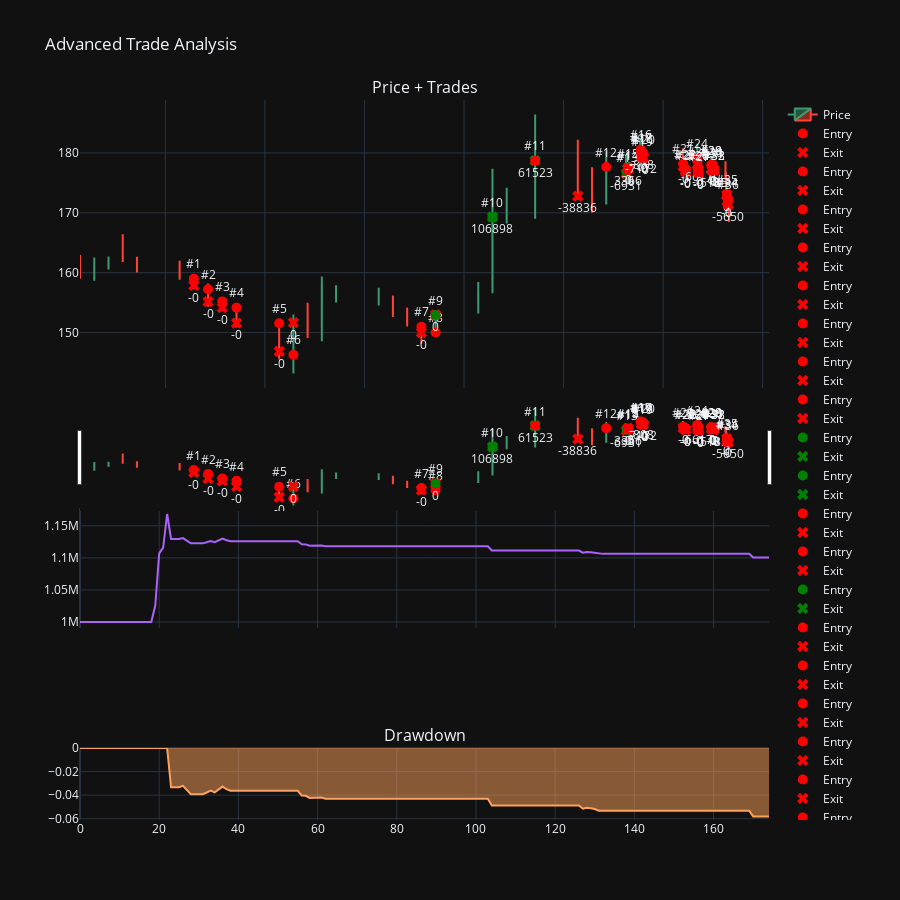

The cell this chart's notebook holds for it:
### Code cell
# =========================
# HYBRID ML + TREND BAR STRATEGY WITH ADVANCED TRADE VISUALIZATION
# =========================

import pandas as pd
import numpy as np
from math import sqrt
from sklearn.linear_model import LogisticRegression
from xgboost import XGBClassifier
from hmmlearn.hmm import GaussianHMM
import plotly.graph_objects as go
from plotly.subplots import make_subplots
from openalgo import api

# =========================
# CONFIG
# =========================
SYMBOL = "IRCON"
EXCHANGE = "NSE"

TRAIN_INTERVAL = "D"
TEST_INTERVAL = "15m"

TRAIN_START = "2025-11-01"
TRAIN_END   = "2025-12-31"

TEST_START  = "2026-01-01"
TEST_END    = "2026-01-08"

INITIAL_CAPITAL = 1_000_000
RISK_PER_TRADE = 0.005
STOP_LOSS_PCT = 0.005
TAKE_PROFIT_PCT = 0.028

NEWS_WINDOWS = [
    ("2026-01-05 10:00:00", "2026-01-05 11:00:00"),
]

OPENALGO_KEY = "02b4c23ab2a45a49fa11870d21833e57ec649d00435b78e0634a0958d2b41137"
OPENALGO_HOST = "http://127.0.0.1:5000"

client = api(api_key=OPENALGO_KEY, host=OPENALGO_HOST)

# =========================
# INDICATORS
# =========================

def compute_atr(df, n=14):
    hl = df["high"] - df["low"]
    hc = abs(df["high"] - df["close"].shift())
    lc = abs(df["low"] - df["close"].shift())
    tr = pd.concat([hl, hc, lc], axis=1).max(axis=1)
    return tr.rolling(n).mean()


def compute_rsi(series, n=14):
    delta = series.diff()
    gain = delta.clip(lower=0).rolling(n).mean()
    loss = (-delta.clip(upper=0)).rolling(n).mean()
    rs = gain / loss
    return 100 - (100 / (1 + rs))

# =========================
# FEATURES
# =========================

def create_features(df):
    df = df.copy()
    df["ret1"] = df["close"].pct_change()
    df["ret3"] = df["close"].pct_change(3)
    df["ema50"] = df["close"].ewm(span=50).mean()
    df["ema_dist"] = (df["close"] - df["ema50"]) / df["ema50"]
    df["rsi"] = compute_rsi(df["close"])
    df["atr"] = compute_atr(df)
    df["atr_pct"] = df["atr"] / df["close"]
    df["vol_chg"] = df["volume"].pct_change()
    df["y"] = np.where(df["close"].shift(-1) > df["close"], 1, 0)
    return df.dropna()

# =========================
# REGIME DETECTION
# =========================

def detect_regime(df):
    X = np.column_stack([df["ret1"], df["atr_pct"]])
    hmm = GaussianHMM(n_components=3, n_iter=200)
    hmm.fit(X)
    df["regime"] = hmm.predict(X)
    return df

# =========================
# NEWS FILTER
# =========================

def filter_news(df):
    mask = pd.Series(True, index=df.index)
    for start_str, end_str in NEWS_WINDOWS:
        mask.loc[pd.Timestamp(start_str):pd.Timestamp(end_str)] = False
    return mask

# =========================
# TREND BAR SIGNAL
# =========================

def trend_bar_signals(df):
    prev_high = df["high"].shift(1)
    prev_low = df["low"].shift(1)
    sig = np.zeros(len(df))
    sig[df["close"] > prev_high] = 1
    sig[df["close"] < prev_low] = -1
    return sig

# =========================
# BACKTEST ENGINE
# =========================

def backtest_hybrid(df, signals, risk_per_trade, stop_loss_pct, take_profit_pct):
    capital = INITIAL_CAPITAL
    position = 0
    entry_price = 0
    entry_time = None
    trade_log = []
    equity_curve = []
    pending_short = False

    for i in range(1, len(df) - 1):
        price = df.iloc[i]["close"]
        time = df.index[i]

        equity_curve.append(capital + (position * (price - entry_price) if position != 0 else 0))

        if position > 0:
            sl = entry_price * (1 - stop_loss_pct)
            tp = entry_price * (1 + take_profit_pct)
            if price <= sl or price >= tp or signals[i] == -1:
                pnl = position * (price - entry_price)
                capital += pnl
                trade_log.append([entry_time, time, "LONG(CNC)", entry_price, price, pnl])
                position = 0

        if pending_short:
            entry_price_s = df.iloc[i+1]["open"]
            exit_price_s = df.iloc[i+1]["close"]
            pnl = -position * (exit_price_s - entry_price_s)
            capital += pnl
            trade_log.append([df.index[i+1], df.index[i+1], "SHORT(MIS)", entry_price_s, exit_price_s, pnl])
            pending_short = False

        if position == 0:
            if signals[i] == 1:
                risk_amount = capital * risk_per_trade
                qty = risk_amount / (price * stop_loss_pct)
                position = qty
                entry_price = price
                entry_time = time
            elif signals[i] == -1:
                pending_short = True

    return capital, equity_curve, trade_log

# =========================
# DATA FETCH
# =========================

def get_data(start, end, interval):
    df = client.history(symbol=SYMBOL, exchange=EXCHANGE, interval=interval, start_date=start, end_date=end)
    df.index = pd.to_datetime(df.index).tz_localize(None)
    return df

# =========================
# ML MODELS
# =========================

MODELS = {
    "logistic": LogisticRegression(max_iter=500),
    "xgb": XGBClassifier(n_estimators=150, max_depth=3, verbosity=0)
}


def select_model(train_df, features):
    best_model, best_name, best_score = None, None, -999

    for name, model in MODELS.items():
        model.fit(train_df[features], train_df["y"])
        preds = model.predict(train_df[features])
        sigs = np.where(preds == 1, 1, -1)
        _, equity_curve, _ = backtest_hybrid(train_df, sigs, RISK_PER_TRADE, STOP_LOSS_PCT, TAKE_PROFIT_PCT)
        returns = pd.Series(equity_curve).pct_change().dropna()
        sharpe = sqrt(252) * returns.mean() / returns.std() if returns.std() != 0 else 0

        if sharpe > best_score:
            best_model, best_name, best_score = model, name, sharpe

    return best_model, best_name

# =========================
# ADVANCED VISUALIZATION
# =========================

def plot_advanced(df, trades_df, equity_curve):
    trades_df = trades_df.copy()
    trades_df["Trade #"] = np.arange(1, len(trades_df) + 1)

    fig = make_subplots(rows=3, cols=1, shared_xaxes=True,
                        subplot_titles=["Price + Trades", "Equity Curve", "Drawdown"],
                        row_heights=[0.6, 0.25, 0.15])

    # Candles
    fig.add_trace(go.Candlestick(x=df.index, open=df.open, high=df.high,
                                 low=df.low, close=df.close, name="Price"), row=1, col=1)

    # Trade markers
    for _, t in trades_df.iterrows():
        color = "green" if t["PnL"] > 0 else "red"
        fig.add_trace(go.Scatter(
            x=[t["Entry Time"]], y=[t["Entry Price"]],
            mode="markers+text",
            text=[f"#{t['Trade #']}"],
            textposition="top center",
            marker=dict(size=10, color=color),
            name="Entry",
            hovertext=f"Trade #{t['Trade #']}<br>Type: {t['Type']}<br>PnL: {t['PnL']:.2f}"
        ), row=1, col=1)

        fig.add_trace(go.Scatter(
            x=[t["Exit Time"]], y=[t["Exit Price"]],
            mode="markers+text",
            text=[f"{t['PnL']:.0f}"],
            textposition="bottom center",
            marker=dict(size=10, color=color, symbol="x"),
            name="Exit",
            hovertext=f"Exit Price: {t['Exit Price']}"
        ), row=1, col=1)

    # Equity
    fig.add_trace(go.Scatter(y=equity_curve, name="Equity"), row=2, col=1)

    equity_series = pd.Series(equity_curve)
    drawdown = equity_series / equity_series.cummax() - 1

    fig.add_trace(go.Scatter(y=drawdown, name="Drawdown", fill="tozeroy"), row=3, col=1)

    fig.update_layout(template="plotly_dark", height=900, title="Advanced Trade Analysis")
    fig.show()

# =========================
# MAIN
# =========================

def main():
    df_train = get_data(TRAIN_START, TRAIN_END, TRAIN_INTERVAL)
    df_test = get_data(TEST_START, TEST_END, TEST_INTERVAL)

    full_raw = pd.concat([df_train, df_test]).sort_index()
    full_feat = detect_regime(create_features(full_raw))

    FEATURES = ["ret1", "ret3", "ema_dist", "rsi", "atr_pct", "vol_chg", "regime"]

    model, model_name = select_model(full_feat.loc[TRAIN_START:TRAIN_END], FEATURES)
    print(f"Selected ML Model: {model_name.upper()}")

    full_feat["pred"] = model.predict(full_feat[FEATURES])
    full_feat["ml_signal"] = np.where(full_feat["pred"] == 1, 1, -1)
    full_feat["tb_signal"] = trend_bar_signals(full_feat)

    full_feat["hybrid_signal"] = np.where(
        (full_feat.ml_signal == 1) & (full_feat.tb_signal == 1), 1,
        np.where((full_feat.ml_signal == -1) & (full_feat.tb_signal == -1), -1, 0)
    )

    mask = filter_news(full_feat)
    full_feat.loc[~mask, "hybrid_signal"] = 0

    capital, equity_curve, trade_log = backtest_hybrid(
        full_feat, full_feat["hybrid_signal"].values, RISK_PER_TRADE, STOP_LOSS_PCT, TAKE_PROFIT_PCT)

    trades_df = pd.DataFrame(trade_log, columns=["Entry Time", "Exit Time", "Type", "Entry Price", "Exit Price", "PnL"])

    plot_advanced(full_feat, trades_df, equity_curve)


if __name__ == "__main__":
    main()

### Figure 1 — Plotly figure (JSON) as saved in the notebook; plotly's stock layout.template omitted (floating-point values rounded to 4 significant figures; data arrays with more than 128 entries replaced by an {"elided": "..."} marker saying what was removed)
{"data": [{"close": {"elided": "177 float values"}, "high": {"elided": "177 float values"}, "low": {"elided": "177 float values"}, "name": "Price", "open": {"elided": "177 float values"}, "type": "candlestick", "x": {"elided": "177 str values"}, "xaxis": "x", "yaxis": "y"}, {"hovertext": "Trade #1<br>Type: SHORT(MIS)<br>PnL: -0.00", "marker": {"color": "red", "size": 10}, "mode": "markers+text", "name": "Entry", "text": ["#1"], "textposition": "top center", "type": "scatter", "x": ["2025-12-02T00:00:00"], "xaxis": "x", "y": [159], "yaxis": "y"}, {"hovertext": "Exit Price: 157.87", "marker": {"color": "red", "size": 10, "symbol": "x"}, "mode": "markers+text", "name": "Exit", "text": ["-0"], "textposition": "bottom center", "type": "scatter", "x": ["2025-12-02T00:00:00"], "xaxis": "x", "y": [157.9], "yaxis": "y"}, {"hovertext": "Trade #2<br>Type: SHORT(MIS)<br>PnL: -0.00", "marker": {"color": "red", "size": 10}, "mode": "markers+text", "name": "Entry", "text": ["#2"], "textposition": "top center", "type": "scatter", "x": ["2025-12-03T00:00:00"], "xaxis": "x", "y": [157.2], "yaxis": "y"}, {"hovertext": "Exit Price: 155.16", "marker": {"color": "red", "size": 10, "symbol": "x"}, "mode": "markers+text", "name": "Exit", "text": ["-0"], "textposition": "bottom center", "type": "scatter", "x": ["2025-12-03T00:00:00"], "xaxis": "x", "y": [155.2], "yaxis": "y"}, {"hovertext": "Trade #3<br>Type: SHORT(MIS)<br>PnL: -0.00", "marker": {"color": "red", "size": 10}, "mode": "markers+text", "name": "Entry", "text": ["#3"], "textposition": "top center", "type": "scatter", "x": ["2025-12-04T00:00:00"], "xaxis": "x", "y": [155.2], "yaxis": "y"}, {"hovertext": "Exit Price: 154.15", "marker": {"color": "red", "size": 10, "symbol": "x"}, "mode": "markers+text", "name": "Exit", "text": ["-0"], "textposition": "bottom center", "type": "scatter", "x": ["2025-12-04T00:00:00"], "xaxis": "x", "y": [154.2], "yaxis": "y"}, {"hovertext": "Trade #4<br>Type: SHORT(MIS)<br>PnL: -0.00", "marker": {"color": "red", "size": 10}, "mode": "markers+text", "name": "Entry", "text": ["#4"], "textposition": "top center", "type": "scatter", "x": ["2025-12-05T00:00:00"], "xaxis": "x", "y": [154.2], "yaxis": "y"}, {"hovertext": "Exit Price: 151.58", "marker": {"color": "red", "size": 10, "symbol": "x"}, "mode": "markers+text", "name": "Exit", "text": ["-0"], "textposition": "bottom center", "type": "scatter", "x": ["2025-12-05T00:00:00"], "xaxis": "x", "y": [151.6], "yaxis": "y"}, {"hovertext": "Trade #5<br>Type: SHORT(MIS)<br>PnL: -0.00", "marker": {"color": "red", "size": 10}, "mode": "markers+text", "name": "Entry", "text": ["#5"], "textposition": "top center", "type": "scatter", "x": ["2025-12-08T00:00:00"], "xaxis": "x", "y": [151.6], "yaxis": "y"}, {"hovertext": "Exit Price: 146.85", "marker": {"color": "red", "size": 10, "symbol": "x"}, "mode": "markers+text", "name": "Exit", "text": ["-0"], "textposition": "bottom center", "type": "scatter", "x": ["2025-12-08T00:00:00"], "xaxis": "x", "y": [146.8], "yaxis": "y"}, {"hovertext": "Trade #6<br>Type: SHORT(MIS)<br>PnL: 0.00", "marker": {"color": "red", "size": 10}, "mode": "markers+text", "name": "Entry", "text": ["#6"], "textposition": "top center", "type": "scatter", "x": ["2025-12-09T00:00:00"], "xaxis": "x", "y": [146.3], "yaxis": "y"}, {"hovertext": "Exit Price: 151.65", "marker": {"color": "red", "size": 10, "symbol": "x"}, "mode": "markers+text", "name": "Exit", "text": ["0"], "textposition": "bottom center", "type": "scatter", "x": ["2025-12-09T00:00:00"], "xaxis": "x", "y": [151.7], "yaxis": "y"}, {"hovertext": "Trade #7<br>Type: SHORT(MIS)<br>PnL: -0.00", "marker": {"color": "red", "size": 10}, "mode": "markers+text", "name": "Entry", "text": ["#7"], "textposition": "top center", "type": "scatter", "x": ["2025-12-18T00:00:00"], "xaxis": "x", "y": [151.0], "yaxis": "y"}, {"hovertext": "Exit Price: 150.01", "marker": {"color": "red", "size": 10, "symbol": "x"}, "mode": "markers+text", "name": "Exit", "text": ["-0"], "textposition": "bottom center", "type": "scatter", "x": ["2025-12-18T00:00:00"], "xaxis": "x", "y": [150.0], "yaxis": "y"}, {"hovertext": "Trade #8<br>Type: SHORT(MIS)<br>PnL: 0.00", "marker": {"color": "red", "size": 10}, "mode": "markers+text", "name": "Entry", "text": ["#8"], "textposition": "top center", "type": "scatter", "x": ["2025-12-19T00:00:00"], "xaxis": "x", "y": [150.0], "yaxis": "y"}, {"hovertext": "Exit Price: 152.95", "marker": {"color": "red", "size": 10, "symbol": "x"}, "mode": "markers+text", "name": "Exit", "text": ["0"], "textposition": "bottom center", "type": "scatter", "x": ["2025-12-19T00:00:00"], "xaxis": "x", "y": [152.9], "yaxis": "y"}, {"hovertext": "Trade #9<br>Type: LONG(CNC)<br>PnL: 106897.68", "marker": {"color": "green", "size": 10}, "mode": "markers+text", "name": "Entry", "text": ["#9"], "textposition": "top center", "type": "scatter", "x": ["2025-12-19T00:00:00"], "xaxis": "x", "y": [152.9], "yaxis": "y"}, {"hovertext": "Exit Price: 169.3", "marker": {"color": "green", "size": 10, "symbol": "x"}, "mode": "markers+text", "name": "Exit", "text": ["106898"], "textposition": "bottom center", "type": "scatter", "x": ["2025-12-23T00:00:00"], "xaxis": "x", "y": [169.3], "yaxis": "y"}, {"hovertext": "Trade #10<br>Type: LONG(CNC)<br>PnL: 61523.37", "marker": {"color": "green", "size": 10}, "mode": "markers+text", "name": "Entry", "text": ["#10"], "textposition": "top center", "type": "scatter", "x": ["2025-12-23T00:00:00"], "xaxis": "x", "y": [169.3], "yaxis": "y"}, {"hovertext": "Exit Price: 178.71", "marker": {"color": "green", "size": 10, "symbol": "x"}, "mode": "markers+text", "name": "Exit", "text": ["61523"], "textposition": "bottom center", "type": "scatter", "x": ["2025-12-26T00:00:00"], "xaxis": "x", "y": [178.7], "yaxis": "y"}, {"hovertext": "Trade #11<br>Type: LONG(CNC)<br>PnL: -38836.22", "marker": {"color": "red", "size": 10}, "mode": "markers+text", "name": "Entry", "text": ["#11"], "textposition": "top center", "type": "scatter", "x": ["2025-12-26T00:00:00"], "xaxis": "x", "y": [178.7], "yaxis": "y"}, {"hovertext": "Exit Price: 172.77", "marker": {"color": "red", "size": 10, "symbol": "x"}, "mode": "markers+text", "name": "Exit", "text": ["-38836"], "textposition": "bottom center", "type": "scatter", "x": ["2025-12-29T00:00:00"], "xaxis": "x", "y": [172.8], "yaxis": "y"}, {"hovertext": "Trade #12<br>Type: LONG(CNC)<br>PnL: -6930.75", "marker": {"color": "red", "size": 10}, "mode": "markers+text", "name": "Entry", "text": ["#12"], "textposition": "top center", "type": "scatter", "x": ["2025-12-31T00:00:00"], "xaxis": "x", "y": [177.7], "yaxis": "y"}, {"hovertext": "Exit Price: 176.56", "marker": {"color": "red", "size": 10, "symbol": "x"}, "mode": "markers+text", "name": "Exit", "text": ["-6931"], "textposition": "bottom center", "type": "scatter", "x": ["2026-01-01T09:45:00"], "xaxis": "x", "y": [176.6], "yaxis": "y"}, {"hovertext": "Trade #13<br>Type: LONG(CNC)<br>PnL: 3365.61", "marker": {"color": "green", "size": 10}, "mode": "markers+text", "name": "Entry", "text": ["#13"], "textposition": "top center", "type": "scatter", "x": ["2026-01-01T10:30:00"], "xaxis": "x", "y": [176.8], "yaxis": "y"}, {"hovertext": "Exit Price: 177.32", "marker": {"color": "green", "size": 10, "symbol": "x"}, "mode": "markers+text", "name": "Exit", "text": ["3366"], "textposition": "bottom center", "type": "scatter", "x": ["2026-01-01T12:15:00"], "xaxis": "x", "y": [177.3], "yaxis": "y"}, {"hovertext": "Trade #14<br>Type: SHORT(MIS)<br>PnL: 0.00", "marker": {"color": "red", "size": 10}, "mode": "markers+text", "name": "Entry", "text": ["#14"], "textposition": "top center", "type": "scatter", "x": ["2026-01-01T12:45:00"], "xaxis": "x", "y": [177.1], "yaxis": "y"}, {"hovertext": "Exit Price: 177.5", "marker": {"color": "red", "size": 10, "symbol": "x"}, "mode": "markers+text", "name": "Exit", "text": ["0"], "textposition": "bottom center", "type": "scatter", "x": ["2026-01-01T12:45:00"], "xaxis": "x", "y": [177.5], "yaxis": "y"}, {"hovertext": "Trade #15<br>Type: SHORT(MIS)<br>PnL: -0.00", "marker": {"color": "red", "size": 10}, "mode": "markers+text", "name": "Entry", "text": ["#15"], "textposition": "top center", "type": "scatter", "x": ["2026-01-01T13:00:00"], "xaxis": "x", "y": [177.5], "yaxis": "y"}, {"hovertext": "Exit Price: 177.33", "marker": {"color": "red", "size": 10, "symbol": "x"}, "mode": "markers+text", "name": "Exit", "text": ["-0"], "textposition": "bottom center", "type": "scatter", "x": ["2026-01-01T13:00:00"], "xaxis": "x", "y": [177.3], "yaxis": "y"}, {"hovertext": "Trade #16<br>Type: LONG(CNC)<br>PnL: -7172.10", "marker": {"color": "red", "size": 10}, "mode": "markers+text", "name": "Entry", "text": ["#16"], "textposition": "top center", "type": "scatter", "x": ["2026-01-02T10:15:00"], "xaxis": "x", "y": [180.6], "yaxis": "y"}, {"hovertext": "Exit Price: 179.4", "marker": {"color": "red", "size": 10, "symbol": "x"}, "mode": "markers+text", "name": "Exit", "text": ["-7172"], "textposition": "bottom center", "type": "scatter", "x": ["2026-01-02T11:00:00"], "xaxis": "x", "y": [179.4], "yaxis": "y"}, {"hovertext": "Trade #17<br>Type: LONG(CNC)<br>PnL: -807.61", "marker": {"color": "red", "size": 10}, "mode": "markers+text", "name": "Entry", "text": ["#17"], "textposition": "top center", "type": "scatter", "x": ["2026-01-02T11:15:00"], "xaxis": "x", "y": [180.1], "yaxis": "y"}, {"hovertext": "Exit Price: 179.97", "marker": {"color": "red", "size": 10, "symbol": "x"}, "mode": "markers+text", "name": "Exit", "text": ["-808"], "textposition": "bottom center", "type": "scatter", "x": ["2026-01-02T12:00:00"], "xaxis": "x", "y": [180.0], "yaxis": "y"}, {"hovertext": "Trade #18<br>Type: SHORT(MIS)<br>PnL: -0.00", "marker": {"color": "red", "size": 10}, "mode": "markers+text", "name": "Entry", "text": ["#18"], "textposition": "top center", "type": "scatter", "x": ["2026-01-02T12:30:00"], "xaxis": "x", "y": [179.9], "yaxis": "y"}, {"hovertext": "Exit Price: 179.59", "marker": {"color": "red", "size": 10, "symbol": "x"}, "mode": "markers+text", "name": "Exit", "text": ["-0"], "textposition": "bottom center", "type": "scatter", "x": ["2026-01-02T12:30:00"], "xaxis": "x", "y": [179.6], "yaxis": "y"}, {"hovertext": "Trade #19<br>Type: SHORT(MIS)<br>PnL: -0.00", "marker": {"color": "red", "size": 10}, "mode": "markers+text", "name": "Entry", "text": ["#19"], "textposition": "top center", "type": "scatter", "x": ["2026-01-02T13:00:00"], "xaxis": "x", "y": [179.5], "yaxis": "y"}, {"hovertext": "Exit Price: 179.31", "marker": {"color": "red", "size": 10, "symbol": "x"}, "mode": "markers+text", "name": "Exit", "text": ["-0"], "textposition": "bottom center", "type": "scatter", "x": ["2026-01-02T13:00:00"], "xaxis": "x", "y": [179.3], "yaxis": "y"}, {"hovertext": "Trade #20<br>Type: SHORT(MIS)<br>PnL: -0.00", "marker": {"color": "red", "size": 10}, "mode": "markers+text", "name": "Entry", "text": ["#20"], "textposition": "top center", "type": "scatter", "x": ["2026-01-02T15:00:00"], "xaxis": "x", "y": [179.8], "yaxis": "y"}, {"hovertext": "Exit Price: 179.2", "marker": {"color": "red", "size": 10, "symbol": "x"}, "mode": "markers+text", "name": "Exit", "text": ["-0"], "textposition": "bottom center", "type": "scatter", "x": ["2026-01-02T15:00:00"], "xaxis": "x", "y": [179.2], "yaxis": "y"}, {"hovertext": "Trade #21<br>Type: SHORT(MIS)<br>PnL: -0.00", "marker": {"color": "red", "size": 10}, "mode": "markers+text", "name": "Entry", "text": ["#21"], "textposition": "top center", "type": "scatter", "x": ["2026-01-05T09:45:00"], "xaxis": "x", "y": [178.2], "yaxis": "y"}, {"hovertext": "Exit Price: 177.73", "marker": {"color": "red", "size": 10, "symbol": "x"}, "mode": "markers+text", "name": "Exit", "text": ["-0"], "textposition": "bottom center", "type": "scatter", "x": ["2026-01-05T09:45:00"], "xaxis": "x", "y": [177.7], "yaxis": "y"}, {"hovertext": "Trade #22<br>Type: SHORT(MIS)<br>PnL: -0.00", "marker": {"color": "red", "size": 10}, "mode": "markers+text", "name": "Entry", "text": ["#22"], "textposition": "top center", "type": "scatter", "x": ["2026-01-05T13:45:00"], "xaxis": "x", "y": [177.3], "yaxis": "y"}, {"hovertext": "Exit Price: 177.1", "marker": {"color": "red", "size": 10, "symbol": "x"}, "mode": "markers+text", "name": "Exit", "text": ["-0"], "textposition": "bottom center", "type": "scatter", "x": ["2026-01-05T13:45:00"], "xaxis": "x", "y": [177.1], "yaxis": "y"}, {"hovertext": "Trade #23<br>Type: SHORT(MIS)<br>PnL: -0.00", "marker": {"color": "red", "size": 10}, "mode": "markers+text", "name": "Entry", "text": ["#23"], "textposition": "top center", "type": "scatter", "x": ["2026-01-05T14:00:00"], "xaxis": "x", "y": [177.1], "yaxis": "y"}, {"hovertext": "Exit Price: 176.86", "marker": {"color": "red", "size": 10, "symbol": "x"}, "mode": "markers+text", "name": "Exit", "text": ["-0"], "textposition": "bottom center", "type": "scatter", "x": ["2026-01-05T14:00:00"], "xaxis": "x", "y": [176.9], "yaxis": "y"}, {"hovertext": "Trade #24<br>Type: LONG(CNC)<br>PnL: -6617.10", "marker": {"color": "red", "size": 10}, "mode": "markers+text", "name": "Entry", "text": ["#24"], "textposition": "top center", "type": "scatter", "x": ["2026-01-06T09:45:00"], "xaxis": "x", "y": [179.1], "yaxis": "y"}, {"hovertext": "Exit Price: 178.04", "marker": {"color": "red", "size": 10, "symbol": "x"}, "mode": "markers+text", "name": "Exit", "text": ["-6617"], "textposition": "bottom center", "type": "scatter", "x": ["2026-01-06T10:00:00"], "xaxis": "x", "y": [178.0], "yaxis": "y"}, {"hovertext": "Trade #25<br>Type: SHORT(MIS)<br>PnL: -0.00", "marker": {"color": "red", "size": 10}, "mode": "markers+text", "name": "Entry", "text": ["#25"], "textposition": "top center", "type": "scatter", "x": ["2026-01-06T10:45:00"], "xaxis": "x", "y": [177.7], "yaxis": "y"}, {"hovertext": "Exit Price: 177.27", "marker": {"color": "red", "size": 10, "symbol": "x"}, "mode": "markers+text", "name": "Exit", "text": ["-0"], "textposition": "bottom center", "type": "scatter", "x": ["2026-01-06T10:45:00"], "xaxis": "x", "y": [177.3], "yaxis": "y"}, {"hovertext": "Trade #26<br>Type: SHORT(MIS)<br>PnL: -0.00", "marker": {"color": "red", "size": 10}, "mode": "markers+text", "name": "Entry", "text": ["#26"], "textposition": "top center", "type": "scatter", "x": ["2026-01-06T11:15:00"], "xaxis": "x", "y": [177.2], "yaxis": "y"}, {"hovertext": "Exit Price: 176.93", "marker": {"color": "red", "size": 10, "symbol": "x"}, "mode": "markers+text", "name": "Exit", "text": ["-0"], "textposition": "bottom center", "type": "scatter", "x": ["2026-01-06T11:15:00"], "xaxis": "x", "y": [176.9], "yaxis": "y"}, {"hovertext": "Trade #27<br>Type: SHORT(MIS)<br>PnL: -0.00", "marker": {"color": "red", "size": 10}, "mode": "markers+text", "name": "Entry", "text": ["#27"], "textposition": "top center", "type": "scatter", "x": ["2026-01-06T11:45:00"], "xaxis": "x", "y": [176.9], "yaxis": "y"}, {"hovertext": "Exit Price: 176.66", "marker": {"color": "red", "size": 10, "symbol": "x"}, "mode": "markers+text", "name": "Exit", "text": ["-0"], "textposition": "bottom center", "type": "scatter", "x": ["2026-01-06T11:45:00"], "xaxis": "x", "y": [176.7], "yaxis": "y"}, {"hovertext": "Trade #28<br>Type: SHORT(MIS)<br>PnL: -0.00", "marker": {"color": "red", "size": 10}, "mode": "markers+text", "name": "Entry", "text": ["#28"], "textposition": "top center", "type": "scatter", "x": ["2026-01-07T09:30:00"], "xaxis": "x", "y": [178], "yaxis": "y"}, {"hovertext": "Exit Price: 177.41", "marker": {"color": "red", "size": 10, "symbol": "x"}, "mode": "markers+text", "name": "Exit", "text": ["-0"], "textposition": "bottom center", "type": "scatter", "x": ["2026-01-07T09:30:00"], "xaxis": "x", "y": [177.4], "yaxis": "y"}, {"hovertext": "Trade #29<br>Type: LONG(CNC)<br>PnL: -5184.52", "marker": {"color": "red", "size": 10}, "mode": "markers+text", "name": "Entry", "text": ["#29"], "textposition": "top center", "type": "scatter", "x": ["2026-01-07T09:15:00"], "xaxis": "x", "y": [177.9], "yaxis": "y"}, {"hovertext": "Exit Price: 177.1", "marker": {"color": "red", "size": 10, "symbol": "x"}, "mode": "markers+text", "name": "Exit", "text": ["-5185"], "textposition": "bottom center", "type": "scatter", "x": ["2026-01-07T10:30:00"], "xaxis": "x", "y": [177.1], "yaxis": "y"}, {"hovertext": "Trade #30<br>Type: SHORT(MIS)<br>PnL: 0.00", "marker": {"color": "red", "size": 10}, "mode": "markers+text", "name": "Entry", "text": ["#30"], "textposition": "top center", "type": "scatter", "x": ["2026-01-07T11:00:00"], "xaxis": "x", "y": [177.7], "yaxis": "y"}, {"hovertext": "Exit Price: 177.91", "marker": {"color": "red", "size": 10, "symbol": "x"}, "mode": "markers+text", "name": "Exit", "text": ["0"], "textposition": "bottom center", "type": "scatter", "x": ["2026-01-07T11:00:00"], "xaxis": "x", "y": [177.9], "yaxis": "y"}, {"hovertext": "Trade #31<br>Type: SHORT(MIS)<br>PnL: -0.00", "marker": {"color": "red", "size": 10}, "mode": "markers+text", "name": "Entry", "text": ["#31"], "textposition": "top center", "type": "scatter", "x": ["2026-01-07T12:15:00"], "xaxis": "x", "y": [177.4], "yaxis": "y"}, {"hovertext": "Exit Price: 177.24", "marker": {"color": "red", "size": 10, "symbol": "x"}, "mode": "markers+text", "name": "Exit", "text": ["-0"], "textposition": "bottom center", "type": "scatter", "x": ["2026-01-07T12:15:00"], "xaxis": "x", "y": [177.2], "yaxis": "y"}, {"hovertext": "Trade #32<br>Type: SHORT(MIS)<br>PnL: 0.00", "marker": {"color": "red", "size": 10}, "mode": "markers+text", "name": "Entry", "text": ["#32"], "textposition": "top center", "type": "scatter", "x": ["2026-01-07T13:45:00"], "xaxis": "x", "y": [177.2], "yaxis": "y"}, {"hovertext": "Exit Price: 177.24", "marker": {"color": "red", "size": 10, "symbol": "x"}, "mode": "markers+text", "name": "Exit", "text": ["0"], "textposition": "bottom center", "type": "scatter", "x": ["2026-01-07T13:45:00"], "xaxis": "x", "y": [177.2], "yaxis": "y"}, {"hovertext": "Trade #33<br>Type: SHORT(MIS)<br>PnL: -0.00", "marker": {"color": "red", "size": 10}, "mode": "markers+text", "name": "Entry", "text": ["#33"], "textposition": "top center", "type": "scatter", "x": ["2026-01-07T14:00:00"], "xaxis": "x", "y": [177.2], "yaxis": "y"}, {"hovertext": "Exit Price: 177.05", "marker": {"color": "red", "size": 10, "symbol": "x"}, "mode": "markers+text", "name": "Exit", "text": ["-0"], "textposition": "bottom center", "type": "scatter", "x": ["2026-01-07T14:00:00"], "xaxis": "x", "y": [177.1], "yaxis": "y"}, {"hovertext": "Trade #34<br>Type: SHORT(MIS)<br>PnL: 0.00", "marker": {"color": "red", "size": 10}, "mode": "markers+text", "name": "Entry", "text": ["#34"], "textposition": "top center", "type": "scatter", "x": ["2026-01-08T11:30:00"], "xaxis": "x", "y": [172.6], "yaxis": "y"}, {"hovertext": "Exit Price: 173.01", "marker": {"color": "red", "size": 10, "symbol": "x"}, "mode": "markers+text", "name": "Exit", "text": ["0"], "textposition": "bottom center", "type": "scatter", "x": ["2026-01-08T11:30:00"], "xaxis": "x", "y": [173.0], "yaxis": "y"}, {"hovertext": "Trade #35<br>Type: SHORT(MIS)<br>PnL: -0.00", "marker": {"color": "red", "size": 10}, "mode": "markers+text", "name": "Entry", "text": ["#35"], "textposition": "top center", "type": "scatter", "x": ["2026-01-08T11:45:00"], "xaxis": "x", "y": [173.1], "yaxis": "y"}, {"hovertext": "Exit Price: 171.94", "marker": {"color": "red", "size": 10, "symbol": "x"}, "mode": "markers+text", "name": "Exit", "text": ["-0"], "textposition": "bottom center", "type": "scatter", "x": ["2026-01-08T11:45:00"], "xaxis": "x", "y": [171.9], "yaxis": "y"}, {"hovertext": "Trade #36<br>Type: LONG(CNC)<br>PnL: -5649.97", "marker": {"color": "red", "size": 10}, "mode": "markers+text", "name": "Entry", "text": ["#36"], "textposition": "top center", "type": "scatter", "x": ["2026-01-08T13:45:00"], "xaxis": "x", "y": [172.3], "yaxis": "y"}, {"hovertext": "Exit Price: 171.42", "marker": {"color": "red", "size": 10, "symbol": "x"}, "mode": "markers+text", "name": "Exit", "text": ["-5650"], "textposition": "bottom center", "type": "scatter", "x": ["2026-01-08T14:00:00"], "xaxis": "x", "y": [171.4], "yaxis": "y"}, {"name": "Equity", "type": "scatter", "xaxis": "x2", "y": {"elided": "175 float values"}, "yaxis": "y2"}, {"fill": "tozeroy", "name": "Drawdown", "type": "scatter", "xaxis": "x3", "y": {"elided": "175 float values"}, "yaxis": "y3"}], "layout": {"annotations": [{"font": {"size": 16}, "showarrow": false, "text": "Price + Trades", "x": 0.5, "xanchor": "center", "xref": "paper", "y": 1, "yanchor": "bottom", "yref": "paper"}, {"font": {"size": 16}, "showarrow": false, "text": "Equity Curve", "x": 0.5, "xanchor": "center", "xref": "paper", "y": 0.4333, "yanchor": "bottom", "yref": "paper"}, {"font": {"size": 16}, "showarrow": false, "text": "Drawdown", "x": 0.5, "xanchor": "center", "xref": "paper", "y": 0.1, "yanchor": "bottom", "yref": "paper"}], "height": 900, "title": {"text": "Advanced Trade Analysis"}, "xaxis": {"anchor": "y", "domain": [0, 1], "matches": "x3", "showticklabels": false}, "xaxis2": {"anchor": "y2", "domain": [0, 1], "matches": "x3", "showticklabels": false}, "xaxis3": {"anchor": "y3", "domain": [0, 1]}, "yaxis": {"anchor": "x", "domain": [0.6, 1]}, "yaxis2": {"anchor": "x2", "domain": [0.2667, 0.4333]}, "yaxis3": {"anchor": "x3", "domain": [0, 0.1]}}}
